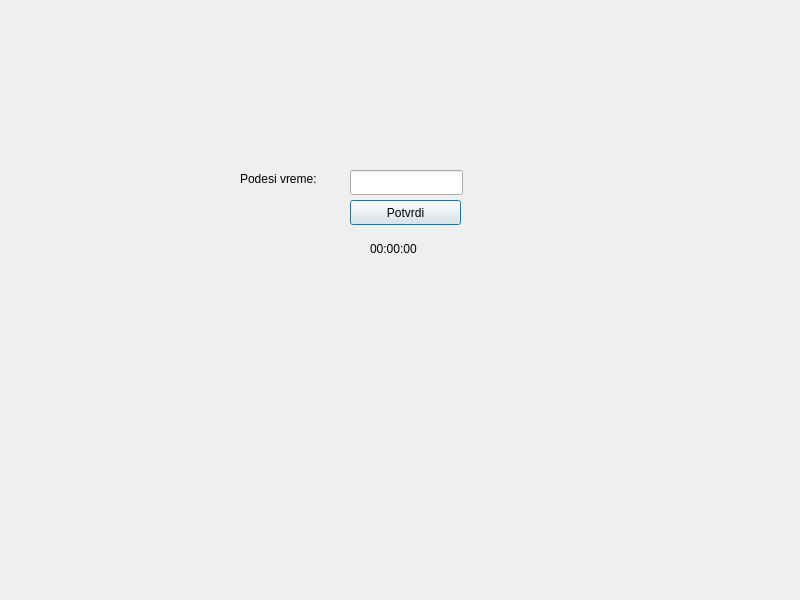
<?xml version="1.0" encoding="UTF-8"?>
<ui version="4.0">
 <class>Dialog</class>
 <widget class="QDialog" name="Dialog">
  <property name="geometry">
   <rect>
    <x>0</x>
    <y>0</y>
    <width>800</width>
    <height>600</height>
   </rect>
  </property>
  <property name="windowTitle">
   <string>Dialog</string>
  </property>
  <widget class="QPushButton" name="pushButton">
   <property name="geometry">
    <rect>
     <x>350</x>
     <y>200</y>
     <width>111</width>
     <height>25</height>
    </rect>
   </property>
   <property name="text">
    <string>Potvrdi</string>
   </property>
  </widget>
  <widget class="QLineEdit" name="lineEdit">
   <property name="geometry">
    <rect>
     <x>350</x>
     <y>170</y>
     <width>113</width>
     <height>25</height>
    </rect>
   </property>
  </widget>
  <widget class="QLabel" name="label">
   <property name="geometry">
    <rect>
     <x>240</x>
     <y>170</y>
     <width>101</width>
     <height>17</height>
    </rect>
   </property>
   <property name="text">
    <string>Podesi vreme:</string>
   </property>
  </widget>
  <widget class="QLabel" name="label2">
   <property name="geometry">
    <rect>
     <x>370</x>
     <y>240</y>
     <width>91</width>
     <height>17</height>
    </rect>
   </property>
   <property name="text">
    <string>00:00:00</string>
   </property>
  </widget>
 </widget>
 <resources/>
 <connections/>
</ui>
